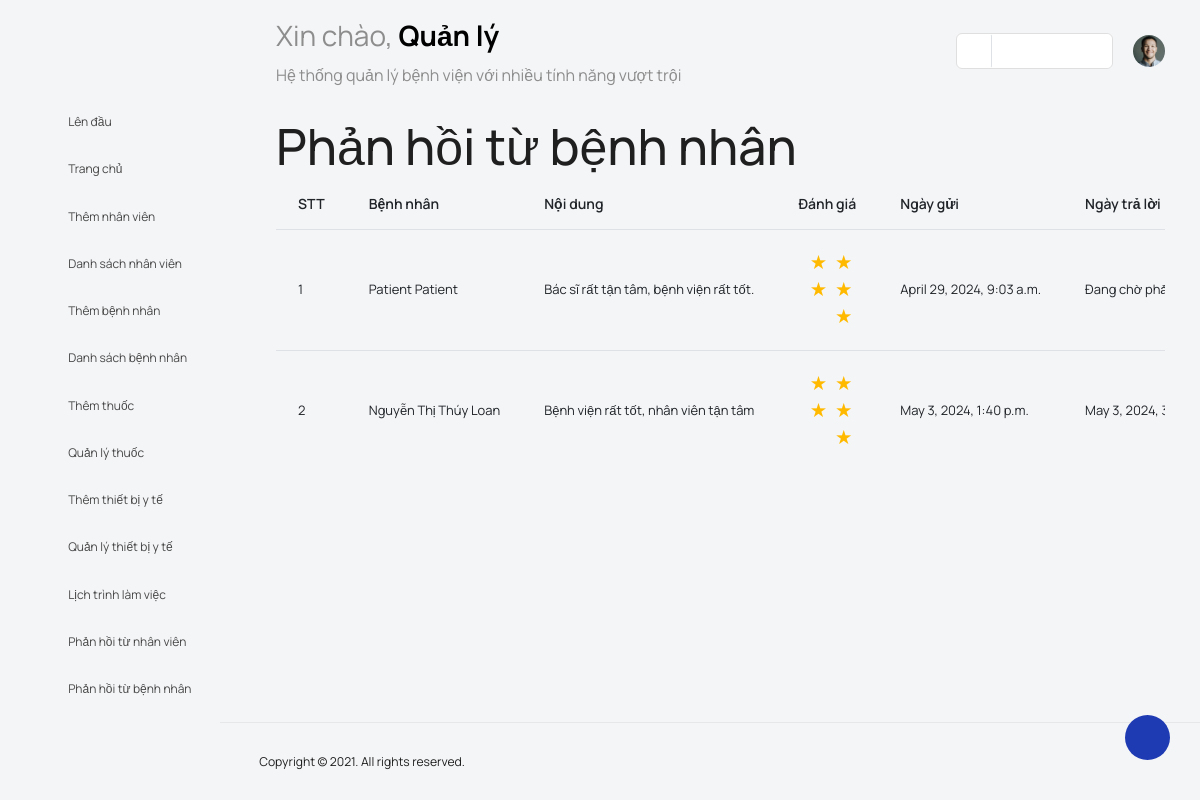
The page /patient_feedback (signed in) on the database its author committed.
### main_app/models.py (models this page shows, shortened)
class FeedbackPatient(models.Model):
    patient = models.ForeignKey(Patient, on_delete=models.CASCADE)
    feedback = models.TextField()
    reply = models.TextField()
    created_at = models.DateTimeField(auto_now_add=True)
    updated_at = models.DateTimeField(auto_now=True)
    RATING_CHOICES = [(i, i) for i in range(1, 6)]
    rating = models.IntegerField(default=0, blank=True, choices=RATING_CHOICES)

class Patient(models.Model):
    id = models.AutoField(primary_key=True)
    admin = models.OneToOneField(CustomUser, on_delete=models.CASCADE)
    phone_number = PhoneNumberField(null=False, blank=False, unique=True)
    nationality = models.CharField(max_length = 50)
    gender = models.CharField(max_length = 10, choices=[("male", "Nam"), ("female", "Nữ")])
    date_of_birth = models.DateField(null=True)
    address = models.TextField()
    ID1 = models.CharField(max_length = 30)
    medical_record = models.TextField(null=True) # Tiền sử bệnh lý của bệnh nhân
    avatar = models.FileField(upload_to='patient_avatar', null=True, blank=True)
    name2 = models.CharField(max_length = 100)
    phone_number2 = PhoneNumberField(null=False, blank=False, unique=True)
    address2 = models.TextField()
    ID2 = models.CharField(max_length = 30)
    relationship = models.CharField (max_length = 30)
    progress = models.CharField(max_length=100,null=True, choices=[
        ('Đang tiếp nhận', 'Đang tiếp nhận'),
        ('Đang chẩn đoán', 'Đang chẩn đoán'),
        ('Đang điều trị', 'Đang điều trị'),
        ('Xuất viện', 'Xuất viện')
    ])
    def __str__(self):
        return f"{self.admin.last_name} {self.admin.first_name} "

class CustomUser(AbstractUser):
    user_type_data = ((1,"Admin"),(2,"Staff"),(3,"Patient"))
    user_type = models.CharField(default=1, choices=user_type_data, max_length=10)

### main_app/admin_views.py (the view, shortened to what this page needs)
# urls.py: path('patient_feedback', admin_views.patient_feedback, name="patient_all_feedback"),
def patient_feedback(request):
    if request.method != 'POST':
        feedbacks = FeedbackPatient.objects.all()
        return render(request, 'admin_template/patient_feedback.html', {'feedbacks': feedbacks})

### main_app/templates/admin_template/patient_feedback.html (shortened to what this page needs)
{% load static %}
{% load tz %}
<!DOCTYPE html>
<html lang="en">
<head>
  <link rel="stylesheet" type="text/css" href="{% static 'users/vendors/feather/feather.css' %}">
  <link rel="stylesheet" type="text/css" href="{% static 'users/vendors/mdi/css/materialdesignicons.min.css' %}">
  <link rel="stylesheet" type="text/css" href="{% static 'users/vendors/ti-icons/css/themify-icons.css' %}">
  <link rel="stylesheet" type="text/css" href="{% static 'users/vendors/typicons/typicons.css' %}">
  <link rel="stylesheet" type="text/css" href="{% static 'users/vendors/simple-line-icons/css/simple-line-icons.css' %}">
  <link rel="stylesheet" type="text/css" href="{% static 'users/vendors/css/vendor.bundle.base.css' %}">
  <link rel="stylesheet" type="text/css" href="{% static 'users/js/select.dataTables.min.css' %}">
  <link rel="stylesheet" type="text/css" href="{% static 'users/css/vertical-layout-light/style.css' %}">
  <link rel="stylesheet" href="{% static 'users/css/admin/addmin.css' %}">
  <link rel="stylesheet" type="text/css" href="{% static 'users/css/users/base.css' %}">
</head>
<body>
    <div class="container-scroller">
        <nav class="navbar default-layout col-lg-12 col-12 p-0 fixed-top d-flex align-items-top flex-row">
            <div class="text-center navbar-brand-wrapper d-flex align-items-center justify-content-start">
                <div class="me-3">
                    <button class="navbar-toggler navbar-toggler align-self-center" type="button" data-bs-toggle="minimize">
                        <span class="icon-menu"></span>
                    </button>
                </div>
            </div>
            <div class="navbar-menu-wrapper d-flex align-items-top">
                <ul class="navbar-nav">
                    <li class="nav-item font-weight-semibold d-none d-lg-block ms-0">
                        <h1 class="welcome-text"> Xin chào, <span class="text-black fw-bold"> Quản lý </span></h1>
                        <h3 class="welcome-sub-text">Hệ thống quản lý bệnh viện với nhiều tính năng vượt trội</h3>
                    </li>
                </ul>
                <ul class="navbar-nav ms-auto">
                    <li class="nav-item d-none d-lg-block">
                        <div id="datepicker-popup" class="input-group date datepicker navbar-date-picker">
                            <span class="input-group-addon input-group-prepend border-right">
                                <span class="icon-calendar input-group-text calendar-icon"></span>
                            </span>
                            <input type="text" class="form-control">
                        </div>
                    </li>
                    <li class="nav-item dropdown d-none d-lg-block user-dropdown">
                        <a class="nav-link" id="UserDropdown" href="#" data-bs-toggle="dropdown" aria-expanded="false">
                            <img class="img-xs rounded-circle" src="{% static 'users/images/faces/face8.jpg' %}" alt="Profile image"> </a>
                        </li>
                </ul>
            </div>
        </nav>
        <div class="container-fluid page-body-wrapper">
            <div class="theme-setting-wrapper">
                <div id="settings-trigger"><i class="ti-settings"></i></div>
            </div>
            <nav class="sidebar sidebar-offcanvas" id="sidebar">
                <ul class="nav">
                    <li class="nav-item" >
                    <a class="nav-link" href="#">
                        <i class="menu-icon mdi mdi-arrow-up"></i>
                        <span class="menu-title">Lên đầu</span>
                    </a>
                    </li>
                    <li class="nav-item" >
                    <a class="nav-link" href="{% url 'admin_home' %}">
                        <i class="menu-icon mdi mdi-grid-large"></i>
                        <span class="menu-title">Trang chủ</span>
                    </a>
                    </li>
                    <li class="nav-item" >
                    <a class="nav-link" href="{% url 'add_staff' %}">
                        <i class="menu-icon mdi mdi-account-plus"></i>
                        <span class="menu-title">Thêm nhân viên</span>
                    </a>
                    </li>
                    <li class="nav-item" >
                    <a class="nav-link" href="{% url 'manage_all_staff' %}">
                        <i class="menu-icon mdi mdi-format-list-bulleted-type"></i>
                        <span class="menu-title">Danh sách nhân viên</span>
                    </a>
                    </li>
                    <li class="nav-item" >
                    <a class="nav-link" href="{% url 'add_patient' %}">
                        <i class="menu-icon mdi mdi-account-multiple-plus"></i>
                        <span class="menu-title">Thêm bệnh nhân</span>
                    </a>
                    </li>
                    <li class="nav-item" >
                    <a class="nav-link" href="{% url 'manage_all_patient' %}">
                        <i class="menu-icon mdi mdi-view-list"></i>
                        <span class="menu-title">Danh sách bệnh nhân</span>
                    </a>
                    </li>
                    <li class="nav-item" >
                    <a class="nav-link" href="{% url 'add_medicine' %}">
                        <i class="menu-icon mdi mdi-plus-box"></i>
                        <span class="menu-title">Thêm thuốc</span>
                    </a>
                    </li>
                    <li class="nav-item" >
                    <a class="nav-link" href="{% url 'manage_medicine' %}">
                        <i class="menu-icon mdi mdi-pill"></i>
                        <span class="menu-title">Quản lý thuốc</span>
                    </a>
                    </li>
                    <li class="nav-item" >
                    <a class="nav-link" href="{% url 'add_medical_equipment' %}">
                        <i class="menu-icon mdi mdi-shape-plus"></i>
                        <span class="menu-title">Thêm thiết bị y tế</span>
                    </a>
                    </li>
                    <li class="nav-item" >
                    <a class="nav-link" href="{% url 'manage_equip' %}">
                        <i class="menu-icon mdi mdi-factory"></i>
                        <span class="menu-title">Quản lý thiết bị y tế</span>
                    </a>
                    </li>
                    <li class="nav-item" >
                    <a class="nav-link" href="{% url 'work_schedules' %}">
                        <i class="menu-icon mdi mdi-grid-large"></i>
                        <span class="menu-title">Lịch trình làm việc</span>
                    </a>
                    </li>
                    <li class="nav-item" >
                    <a class="nav-link" href="{% url 'staff_all_feedback' %}">
                        <i class="menu-icon mdi mdi-comment-question-outline"></i>
                        <span class="menu-title">Phản hồi từ nhân viên</span>
                    </a>
                    </li>
                    <li class="nav-item" >
                    <a class="nav-link" href="{% url 'patient_all_feedback' %}">
                        <i class="menu-icon mdi mdi-comment-alert-outline"></i>
                        <span class="menu-title">Phản hồi từ bệnh nhân</span>
                    </a>
                    </li>
                </ul>
            </nav>
            <div class="main-panel">
                <div class="content-wrapper">
                  <h1> Phản hồi từ bệnh nhân</h1>
                  <div class="table-responsive mt-1">
                    <table class="table">
                      <thead>
                        <tr>
                          <th>
                            STT
                          </th>
                          <th>
                            Bệnh nhân
                          </th>
                          <th>
                            Nội dung
                          </th>
                          <th>
                            Đánh giá
                          </th>
                          <th>
                            Ngày gửi
                          </th>
                          <th>
                            Ngày trả lời
                          </th>
                        </tr>
                      </thead>
                      <tbody>
                          {% for feedback in feedbacks %}
                          <tr>
                              <td class="py-1">{{ forloop.counter }} </td>
                              <td>{{ feedback.patient}}</td>
                              <td>{{ feedback.feedback }}</td>
                              <td>
                              <div class="star-rating" data-default-rating="{{ feedback.rating }}">
                                  <input type="radio" id="star5-{{ feedback.id }}" name="rating-{{ feedback.id }}" value="5" disabled><label for="star5"></label>
                                  <input type="radio" id="star4-{{ feedback.id }}" name="rating-{{ feedback.id }}" value="4" disabled><label for="star4"></label>
                                  <input type="radio" id="star3-{{ feedback.id }}" name="rating-{{ feedback.id }}" value="3" disabled><label for="star3"></label>
                                  <input type="radio" id="star2-{{ feedback.id }}" name="rating-{{ feedback.id }}" value="2" disabled><label for="star2"></label>
                                  <input type="radio" id="star1-{{ feedback.id }}" name="rating-{{ feedback.id }}" value="1" disabled><label for="star1"></label>
                              </div>
                              </td>
                              <td>{{feedback.created_at | timezone:'Asia/Ho_Chi_Minh' }}</td>
                          {% if feedback.reply == "" %}
                            <td><span> Đang chờ phản hồi</span></td>
                          {% else %}
                            <td>{{feedback.updated_at | timezone:'Asia/Ho_Chi_Minh'}}</td>
                          {% endif %}
                        </tr>
                        {% endfor %}
                      </tbody>
                    </table>
                  </div>
                </div>
                <footer class="footer">
                    <div class="d-sm-flex justify-content-center justify-content-sm-between">
                        <span class="float-none float-sm-right d-block mt-1 mt-sm-0 text-center">Copyright © 2021. All rights reserved.</span>
                    </div>
                </footer>
            </div>
        </div>
    </div>
</body>
</html>

### main_app/static/users/css/users/base.css (style rules this page uses)
body { position: relative; }

### main_app/templates/admin_template/patient_feedback.html (style rules this page uses)
.star-rating { display: inline-block; }
.star-rating label { float: right; padding: 0.2em; font-size: 1.5em; color: #aaa; cursor: pointer; }
.star-rating label:before { content: '\2605'; }
.star-rating input[type="radio"]:checked ~ label { color: #ffba00; }

### rows shown on the page
FeedbackPatient: patient "Patient Patient", feedback "Bác sĩ rất tận tâm, bệnh viện rất tốt.", created_at "April 29, 2024, 9:03 a.m."
FeedbackPatient: patient "Nguyễn Thị Thúy Loan", feedback "Bệnh viện rất tốt, nhân viên tận tâm", created_at "May 3, 2024, 1:40 p.m.", updated_at "May 3, 2024,…"
